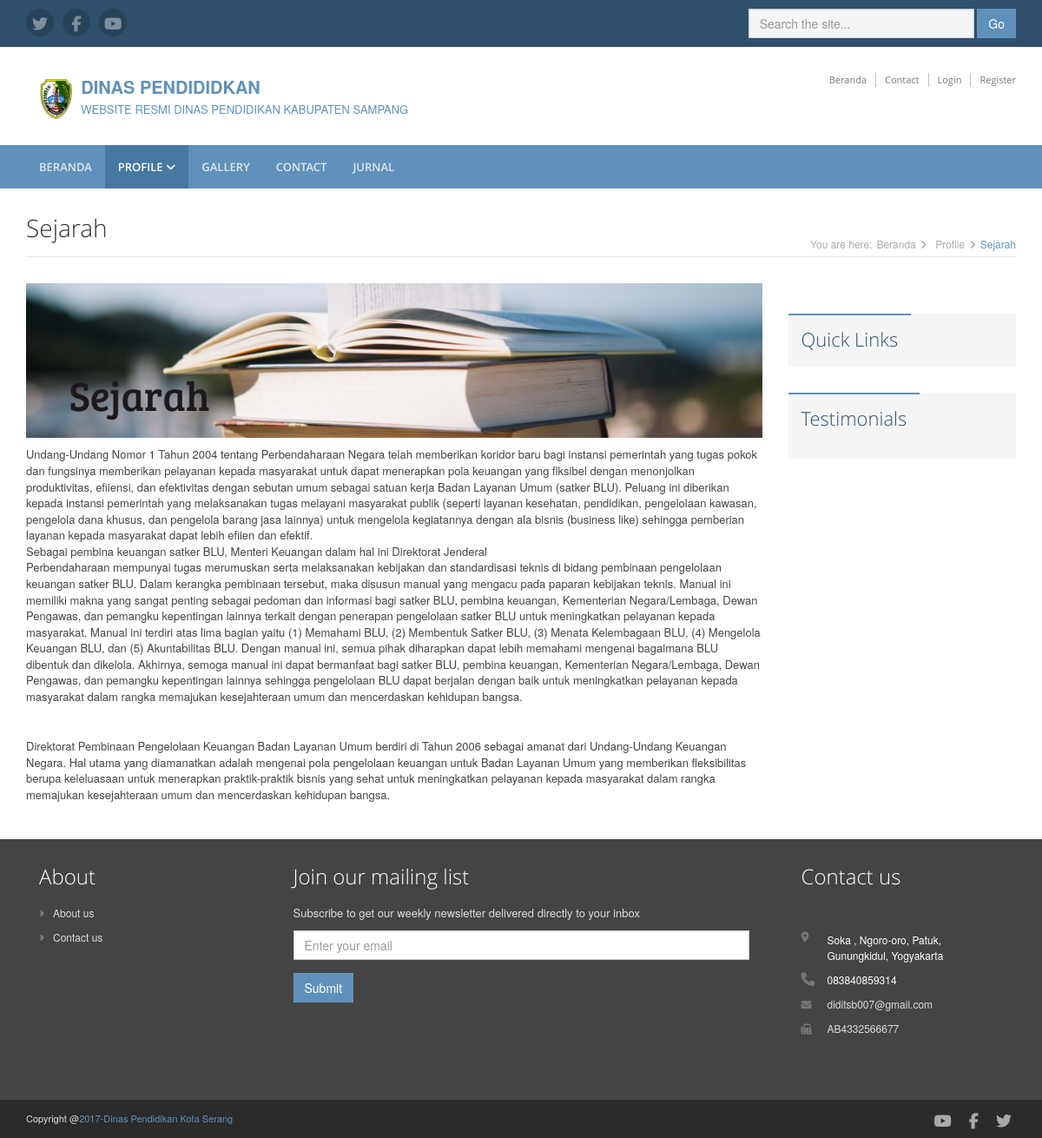
/index.php/web/sejarah, run on the app's committed database.
### tables this page shows
CREATE TABLE `tabel_medsos` (
  `id_medsos` int(12) NOT NULL,
  `icon` varchar(50) NOT NULL,
  `link` text NOT NULL
);

CREATE TABLE `tabel_header` (
  `id_header` int(12) NOT NULL,
  `nama_perusahaan` text NOT NULL,
  `tagline` text NOT NULL,
  `logo` text NOT NULL,
  `create_at` date NOT NULL,
  `update_at` date NOT NULL
);

CREATE TABLE `tabel_menu` (
  `id_menu` int(50) NOT NULL,
  `nama_menu` varchar(50) NOT NULL,
  `url` text NOT NULL,
  `aktif` tinyint(1) NOT NULL
);

CREATE TABLE `tabel_sejarah` (
  `id_sejarah` int(12) NOT NULL,
  `foto_sejarah` text NOT NULL,
  `sejarah` text NOT NULL,
  `create_at` date NOT NULL,
  `update_at` date NOT NULL
);

CREATE TABLE `tabel_contact` (
  `id_contact` int(12) NOT NULL,
  `address` text NOT NULL,
  `phone` varchar(50) NOT NULL,
  `email` varchar(50) NOT NULL,
  `fax` text NOT NULL,
  `maps` text NOT NULL,
  `create_at` date NOT NULL,
  `update_at` date NOT NULL
);

CREATE TABLE `tabel_footer` (
  `id_footer` int(12) NOT NULL,
  `copyright` text NOT NULL
);

### application/libraries/Template.php (called while the page is built, shortened)
<?php
	class Template {
		protected $_ci ;
		function __construct()
		{
			$this->_ci = &get_instance();
		}
		public function halamanuser($konten, $data = NULL)
		{
			$data['header']		= $this->_ci->load->view('user/v_header', $data, TRUE);
      $data['navbar']	= $this->_ci->load->view('user/v_navbarmenu',$data, TRUE);
			$data['konten'] 	= $this->_ci->load->view( $konten, $data, TRUE);
			$data['footer']		= $this->_ci->load->view('user/v_footer',$data,TRUE);
			$this->_ci->load->view('user/mainuser', $data);
		}
	}
?>

### application/controllers/Web.php (called while the page is built, shortened)
<?php
class Web extends CI_Controller {
	public function sejarah()
	{
		$data['datasejarah'] = $this->webmodel->tampilsejarah();
		$this->template->halamanuser('user/v_sejarah',$data);
	}
}

### index.php (called while the page is built, shortened)
<?php
require_once BASEPATH.'core/CodeIgniter.php';

### application/models/Webmodel.php (called while the page is built, shortened)
<?php
class Webmodel extends CI_Model {
	public function tampilsejarah()
	{
		$query = $this->db->get('tabel_sejarah');
		$datasejarah = $query->row_array();
		return $datasejarah;
	}
}

### application/views/user/v_navbarmenu.php (the view, shortened to what this page needs)
<nav class="main-nav" role="navigation">
    <div class="container">
        <div class="navbar-collapse collapse" id="navbar-collapse">
            <ul class="nav navbar-nav">
              <?php
                $query = $this->db->get_where('tabel_menu', array('aktif'=>1));
                $datamenu = $query->result_array();
              ?>
                <?php if ($this->uri->segment(2) == '') { ?>
                  <li class="active nav-item"><a href="<?php echo site_url('web') ?>">Beranda</a></li>
                  <li class="nav-item dropdown">
                      <a class="dropdown-toggle" data-toggle="dropdown" data-hover="dropdown" data-delay="0" data-close-others="false" href="#">Profile <i class="fa fa-angle-down"></i></a>
                      <ul class="dropdown-menu">
                          <li><a href="<?php echo site_url('web/visimisi') ?>">Visi Misi</a></li>
                          <li><a href="<?php echo site_url('web/sejarah')?>">Sejarah</a></li>
                          <li><a href="<?php echo site_url('web/strukturorganisasi') ?>">Struktur Organisasi</a></li>
                          <li><a href="<?php echo site_url('web/layanan') ?>">Layanan</a></li>
                      </ul>
                  </li>
                  <li class="nav-item"><a href="<?php echo site_url('web/gallery') ?>">Gallery</a></li>
                  <li class="nav-item"><a href="<?php echo site_url('web/contact') ?>">Contact</a></li>
                  <?php foreach ($datamenu as $key ) { ?>
                    <li class="nav-item"><a href="<?php echo  site_url('web/berita').'/'.$key['url'] ?>"><?php echo $key['nama_menu']?></a></li>
                  <?php } ?>
                <?php } elseif ($this->uri->segment(2) == 'visimisi' || $this->uri->segment(2) == 'sejarah' || $this->uri->segment(2) == 'strukturorganisasi' || $this->uri->segment(2) == 'layanan' ) { ?>
                  <li class="nav-item"><a href="<?php echo site_url('web') ?>">Beranda</a></li>
                  <li class="active nav-item dropdown">
                      <a class="dropdown-toggle" data-toggle="dropdown" data-hover="dropdown" data-delay="0" data-close-others="false" href="#">Profile <i class="fa fa-angle-down"></i></a>
                  </li>
                  <li class="nav-item"><a href="<?php echo site_url('web/gallery') ?>">Gallery</a></li>
                  <li class="nav-item"><a href="<?php echo site_url('web/contact') ?>">Contact</a></li>
                  <?php foreach ($datamenu as $key ) { ?>
                    <li class="nav-item"><a href="<?php echo  site_url('web/berita').'/'.$key['url'] ?>"><?php echo $key['nama_menu']?></a></li>
                  <?php } ?>
                <?php } ?>
            </ul>
        </div>
    </div>
</nav>

### application/views/user/v_header.php (shortened to what this page needs)
<header class="header">
    <div class="top-bar">
        <div class="container">
          <?php
          $query = $this->db->get('tabel_medsos');
          $dataicon = $query->result_array();
          ?>
            <ul class="social-icons col-md-6 col-sm-6 col-xs-12 hidden-xs">
              <?php foreach ($dataicon as $key ) { ?>
                <li><a href="<?php echo $key['link'] ?>" target="_blank"><i class="<?php echo $key['icon']?>"></i></a></li>
              <?php } ?>
            </ul>
            <form class="pull-right search-form" role="search" method="get" action="<?php echo site_url('web/pencarian') ?>">
                <div class="form-group">
                    <input type="text" name="cariberita" class="form-control" placeholder="Search the site...">
                </div>
                <button type="submit" class="btn btn-theme">Go</button>
            </form>
        </div>
    </div>
    <?php
    $query = $this->db->get('tabel_contact');
    $datacontact = $query->row();
    ?>
    <?php
      $query = $this->db->get('tabel_header');
      $dataheader = $query->row();
    ?>
    <?php if ($dataheader || $datacontact) { ?>
      <div class="header-main container">
        <div class="logo col-md-6">
          <div class="col-md-1">
            <a  href=""><img style="width:40px;padding-top: 5px;" id="logo" src="<?php echo base_url('assets/admin/img/penyimpananfoto'.'/'.$dataheader->logo); ?>"  alt="Logo"</a>
          </div>
          <div class="col-md-11">
            <label class="primary-line" style="margin-bottom: 0px;"><?php echo $dataheader->nama_perusahaan?></label><br>
            <span class="primary-lin"><?php echo $dataheader->tagline ?></span>
          </div>
        </div>
          <div class="info col-md-6 col-sm-6">
              <ul class="menu-top navbar-right hidden-xs">
                  <li class="divider"><a href="<?php echo site_url('web') ?>">Beranda</a></li>
                  <li class="divider"><a href="<?php echo site_url('web/contact') ?>">Contact</a></li>
                  <li class="divider"><a href="<?php echo site_url('web/contact') ?>">Login</a></li>
                  <li><a href="<?php echo site_url('web/contact') ?>">Register</a></li>
              </ul>
              <br />
          </div>
      </div>
    <?php } ?>
</header>

### application/views/user/v_sejarah.php (shortened to what this page needs)
<div class="content container">
    <div class="page-wrapper">
        <header class="page-heading clearfix">
            <h1 class="heading-title pull-left">Sejarah</h1>
            <div class="breadcrumbs pull-right">
                <ul class="breadcrumbs-list">
                    <li class="breadcrumbs-label">You are here:</li>
                    <li><a href="<?php echo site_url('web') ?>">Beranda</a><i class="fa fa-angle-right"></i></li>
                      <li><a href="">Profile</a><i class="fa fa-angle-right"></i></li>
                    <li class="current">Sejarah</li>
                </ul>
            </div>
        </header>
        <div class="page-content">
            <div class="row page-row">
                <article class="welcome col-md-9 col-sm-8">
                    <p><img class="img-responsive" src="<?php echo base_url('assets/admin/img/penyimpananfoto'.'/'.$datasejarah['foto_sejarah']); ?>" alt="" /></p>
                    <p><?php echo $datasejarah['sejarah'] ?></p>
                </article>
                <div style="margin-top: 35px;" class="col-md-3">
                    <section class="links">
                        <h1 class="section-heading text-highlight"><span class="line">Quick Links</span></h1>
                    </section>
                    <section class="testimonials">
                        <h1 class="section-heading text-highlight"><span class="line"> Testimonials</span></h1>
                        <div class="section-content">
                        </div>
                    </section>
                </div>
            </div>
        </div>
    </div>
</div>

### application/views/user/v_footer.php (shortened to what this page needs)
<footer class="footer">
    <div class="footer-content">
        <div class="container">
            <div class="row">
            <div class="footer-col col-md-3 col-sm-4 about">
                <div class="footer-col-inner">
                    <h3>About</h3>
                    <ul>
                        <li><a href="<?php echo site_url('web/sejarah') ?>"><i class="fa fa-caret-right"></i>About us</a></li>
                        <li><a href="<?php echo site_url('web/contact') ?>"><i class="fa fa-caret-right"></i>Contact us</a></li>
                    </ul>
                </div>
            </div>
            <div class="footer-col col-md-6 col-sm-8 newsletter">
                <div class="footer-col-inner">
                    <h3>Join our mailing list</h3>
                    <p>Subscribe to get our weekly newsletter delivered directly to your inbox</p>
                    <form   method="post" action="<?php echo site_url('admin/aksijoinemail')?>" >
                        <div class="form-group"  >
                            <input type="email" class="form-control" placeholder="Enter your email" name="email" required />
                        </div>
                        <input class="btn btn-theme btn-subscribe" type="submit" >
                    </form>
                </div>
            </div>
            <div class="footer-col col-md-3 col-sm-12 contact">
                <div class="footer-col-inner">
                    <h3>Contact us</h3>
                    <div class="row">
                      <?php
                        $query = $this->db->get('tabel_contact');
                        $datacontact = $query->row();
                      ?>
                      <?php if ($datacontact) { ?>
                        <p class="adr clearfix col-md-12 col-sm-11">
                          <div class="col-sm-1">
                            <i class="fa fa-map-marker pull-left"></i>
                          </div>
                          <div class="col-sm-10">
                            <span class="adr-group pull-left">
                                <span class="street-address"> <?php echo $datacontact->address ?></span>
                            </span>
                          </div>
                        </p>
                        <p class="tel col-md-12 col-sm-11">
                          <div class="col-sm-1">
                            <i class="fa fa-phone"></i>
                          </div>
                          <div class="col-sm-10">
                            <?php echo $datacontact->phone?>
                          </div>
                        </p>
                        <p class="email col-md-12 col-sm-11">
                          <div class="col-sm-1">
                            <i class="fa fa-envelope"></i>
                          </div>
                          <div class="col-sm-10">
                            <a href="#"><?php echo $datacontact->email ?></a>
                          </div>
                        </p>
                        <p class="email col-md-12 col-sm-11">
                          <div class="col-sm-1">
                            <i class="fa fa-fax"></i>
                          </div>
                          <div class="col-sm-10">
                            <a href="#"><?php echo $datacontact->fax ?></a>
                          </div>
                        </p>
                      <?php } ?>
                    </div>
                </div>
            </div>
            </div>
        </div>
    </div>
    <?php
    $query = $this->db->get('tabel_medsos');
    $datamedsos = $query->result_array();
    ?>
    <?php
    $query = $this->db->get('tabel_footer');
    $data = $query->row_array();
    ?>
    <div class="bottom-bar">
        <div class="container">
            <div class="row">
                <small class="copyright col-md-6 col-sm-12 col-xs-12">Copyright @<a href=""><?php echo $data['copyright'] ?></a></small>
                <ul class="social pull-right col-md-6 col-sm-12 col-xs-12">
                    <?php foreach ($datamedsos as $key ) { ?>
                      <li><a href="<?php echo $key['link'] ?>" target="_blank"><i class="<?php echo $key['icon']?>"></i></a></li>
                    <?php } ?>
                </ul>
            </div>
        </div>
    </div>
</footer>

### application/views/user/v_header.php (style rules this page uses)
.primary-line { font-size: 20px; padding: 2px; }
.primary-lin { font-size: 15spx; padding: 2px }

### data on the page
tabel_header: logo (picture), nama_perusahaan "DINAS PENDIDIDKAN", tagline "WEBSITE RESMI DINAS PENDIDIKAN KABUPATEN SAMPANG"
tabel_menu: nama_menu "JURNAL"
tabel_sejarah: foto_sejarah (picture), sejarah "Undang-Undang Nomor 1 Tahun 2004 tentang Perbendaharaan Negara telah memberikan koridor baru bagi instansi pemerintah yang tugas pokok dan fungsinya memberikan pelayanan kepada masyarakat untuk dapat menerapkan pola keuangan yang flksibel dengan menonjolkan produktivitas, efiiensi, dan efektivitas dengan sebutan umum sebagai satuan kerja Badan Layanan Umum (satker BLU). Peluang ini diberikan kepada instansi pemerintah yang melaksanakan tugas melayani masyarakat publik (seperti layanan kesehatan, pendidikan, pengelolaan kawasan, pengelola dana khusus, dan pengelola barang jasa lainnya) untuk mengelola kegiatannya dengan ala bisnis (business like) sehingga pemberian layanan kepada masyarakat…"
tabel_contact: address "Soka , Ngoro-oro, Patuk, Gunungkidul, Yogyakarta", phone "083840859314", email "diditsb007@gmail.com", fax "AB4332566677"
tabel_footer: copyright "2017-Dinas Pendidikan Kota Serang"
